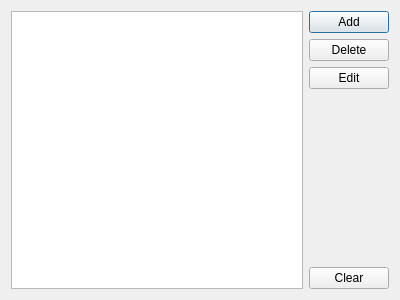
<?xml version="1.0" encoding="UTF-8"?>
<ui version="4.0">
 <class>ListDialog</class>
 <widget class="QDialog" name="ListDialog">
  <property name="geometry">
   <rect>
    <x>0</x>
    <y>0</y>
    <width>400</width>
    <height>300</height>
   </rect>
  </property>
  <property name="windowTitle">
   <string>Dialog</string>
  </property>
  <layout class="QGridLayout" name="gridLayout">
   <item row="0" column="0">
    <widget class="QListWidget" name="list"/>
   </item>
   <item row="0" column="1">
    <layout class="QVBoxLayout" name="verticalLayout">
     <item>
      <widget class="QPushButton" name="addButton">
       <property name="text">
        <string>Add</string>
       </property>
      </widget>
     </item>
     <item>
      <widget class="QPushButton" name="deleteButton">
       <property name="text">
        <string>Delete</string>
       </property>
      </widget>
     </item>
     <item>
      <widget class="QPushButton" name="editButton">
       <property name="text">
        <string>Edit</string>
       </property>
      </widget>
     </item>
     <item>
      <spacer name="verticalSpacer">
       <property name="orientation">
        <enum>Qt::Vertical</enum>
       </property>
       <property name="sizeHint" stdset="0">
        <size>
         <width>20</width>
         <height>40</height>
        </size>
       </property>
      </spacer>
     </item>
     <item>
      <widget class="QPushButton" name="clearButton">
       <property name="text">
        <string>Clear</string>
       </property>
      </widget>
     </item>
    </layout>
   </item>
  </layout>
 </widget>
 <resources/>
 <connections/>
</ui>
